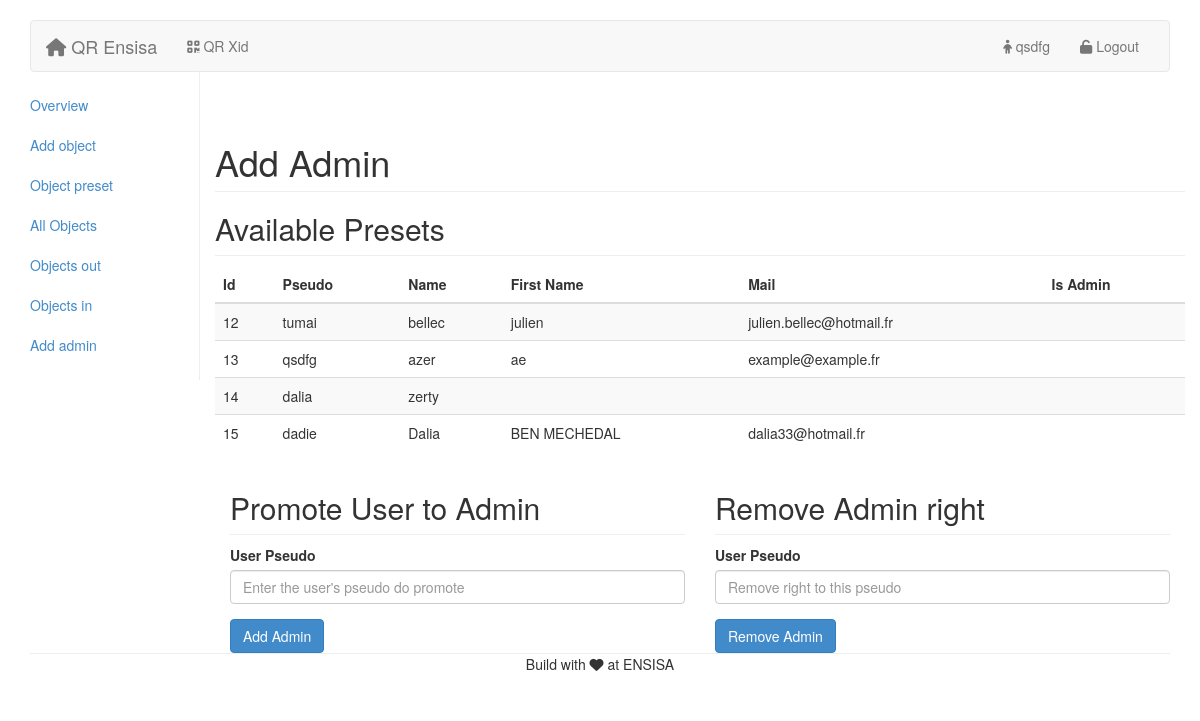
Page /admin.php?sec=add_admin (signed in) on the committed database.
### tables this page shows
CREATE TABLE IF NOT EXISTS `user` (
  `id` int(255) NOT NULL AUTO_INCREMENT,
  `admin` tinyint(1) DEFAULT NULL,
  `name` varchar(255) NOT NULL,
  `lastname` varchar(255) NOT NULL,
  `pseudo` varchar(255) NOT NULL,
  `email` varchar(255) NOT NULL,
  `password` varchar(255) NOT NULL,
  `phone` int(11) NOT NULL,
  `adress` varchar(255) NOT NULL,
  `photos` varchar(255) NOT NULL,
  `network` varchar(255) NOT NULL,
  `promo` varchar(255) NOT NULL,
  `lienf` varchar(255) NOT NULL,
  `lient` varchar(255) NOT NULL,
  PRIMARY KEY (`id`),
  UNIQUE KEY `pseudo` (`pseudo`)
);

### includes/admin/add_admin.php (the view)
<h1 class="page-header">Add Admin</h1>
<?php include 'includes/mysql.php';
    $users = $connect->query('SELECT * FROM user'); ?>
<h2 class="sub-header">Available Presets</h2>
<div class="table-responsive">
    <table class="table table-striped">
        <thead>
            <tr>
                <th>Id</th>
                <th>Pseudo</th>
                <th>Name</th>
                <th>First Name</th>
                <th>Mail</th>
                <th>Is Admin</th>
            </tr>
        </thead>
        <tbody>
            <?php while ($fetched = $users->fetch()){?>
            <tr>
                <td><?php echo $fetched['id']; ?></td>
                <td><?php echo $fetched['pseudo']; ?></td>
                <td><?php echo $fetched['name']; ?></td>
                <td><?php echo $fetched['lastname']; ?></td>
                <td><?php echo $fetched['email']; ?></td>
                <td><?php echo $fetched['admin']; ?></td>
            </tr>
        <?php }
        $users->closeCursor();?>
        </tbody>
    </table>
</div>
<div class="col-md-6">
    <h2 class="sub-header">Promote User to Admin</h2>
    <form role="form" method="post" action="includes/admin/act_add_admin.php">
        <div class="form-group">
            <label for="userPseudo">User Pseudo</label>
            <input type="text" class="form-control" name="pseudo" placeholder="Enter the user's pseudo do promote">
        </div>
        <button type="submit" class="btn btn-primary">Add Admin</button>
    </form>
</div>
<div class="col-md-6">
    <h2 class="sub-header">Remove Admin right</h2>
    <form role="form" method="post" action="includes/admin/act_del_admin.php">
        <div class="form-group">
            <label for="userPseudo">User Pseudo</label>
            <input type="text" class="form-control" name="pseudo" placeholder="Remove right to this pseudo">
        </div>
        <button type="submit" class="btn btn-primary">Remove Admin</button>
    </form>
</div>

### css/projet.css (style rules this page uses)
form { max-width: 500px; min-width: 50px; }
body { padding-top: 20px; padding-bottom: 20px; }

### css/admin_panel.css (style rules this page uses)
.sub-header { padding-bottom: 10px; border-bottom: 1px solid #eee; }

### rows in the picture
user: id "12", pseudo "tumai", name "bellec", lastname "julien", email "julien.bellec@hotmail.fr"
user: id "13", pseudo "qsdfg", name "azer", lastname "ae", email "example@example.fr"
user: id "14", pseudo "dalia", name "zerty"
user: id "15", pseudo "dadie", name "Dalia", lastname "BEN MECHEDAL", email "dalia33@hotmail.fr"

### other values in the picture
$_SESSION['pseudo'] "qsdfg"
